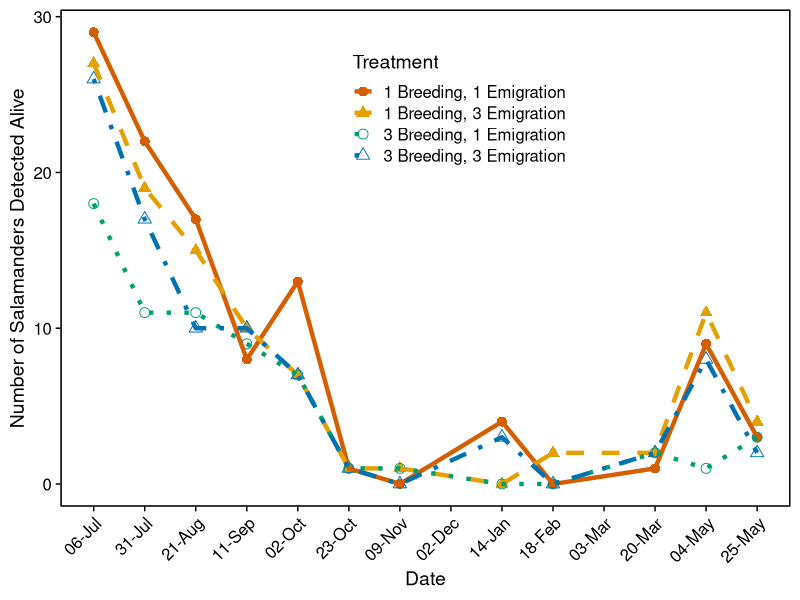
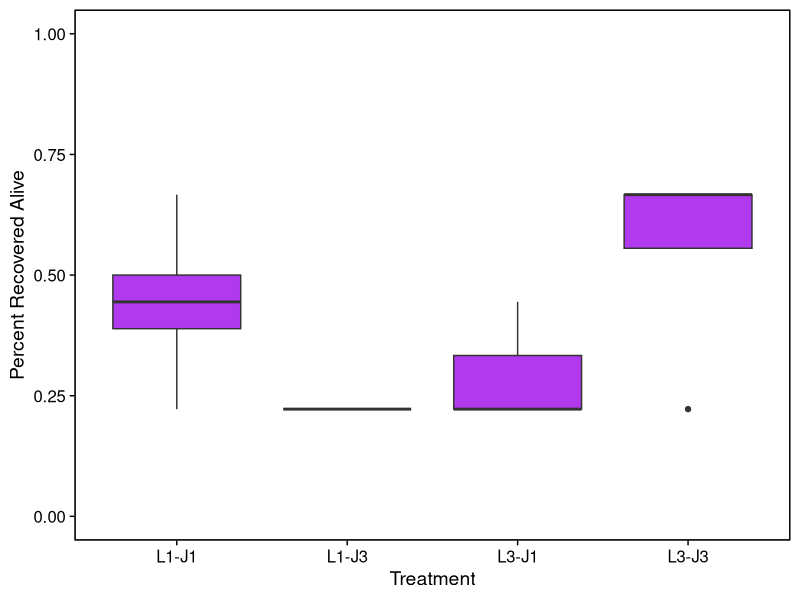

These figures' R source, in order: (Note: this script raises an error after producing the figures.)
## Load Packages:
## --------------
if(!require(tidyr)) install.packages('tidyr'); library("tidyr")
if(!require(readxl)) install.packages('readxl'); library("readxl")
if(!require(ggplot2)) install.packages('ggplot2'); library("ggplot2")
if(!require(dplyr)) install.packages('dplyr'); library("dplyr")
if(!require(viridis)) install.packages('viridis'); library("viridis")

## --------------
#Nick's IPR theme
my_theme2 <- function()
{
  cowplot::theme_cowplot() %+replace%
    theme(panel.background = element_rect(color = "black", size=0.75,
                                          linetype=1),
          panel.border = element_rect(colour = "black", fill=NA, size=0.75),
          axis.line=element_blank(),
          strip.background=element_rect(fill='white'),
          strip.text=element_text(size=12, face='bold'))
}

## Import Data:
## --------------------------------

ao_recaps <- read_excel("Data/AMOP/Recap_Database_2019-2020-Experiments_Master_20200125.xlsx", sheet=2,na=c("NA", ""))## recapture data
ao_penID <- read_excel("Data/AMOP/Pens_Assignments_2019-2020-Experiments.xlsx", na=c("NA", ""))
ao_endfates<-read_excel("Data/AMOP/BreakdownFates_2019-2020-Experiments.xlsx",na=c("NA",""))
ao_sex<-read_excel("Data/AMOP/Siegel Salamander data.xlsx",na=c("NA",""))
ao_endfates<-merge(ao_endfates,ao_sex,by="PIT_Tag")
ao_endfates<-merge(ao_endfates,ao_penID,by=c("PIT_Tag","Juv.Treat","Juv.Pen","Treatment","Species"))

## initial pen assignments

## --------------------------------

## Format/Merge Data:
## ------------------
DOY.adj <- 157                           ## Standardize DOY to date of first release- 07 June 2019

ao_recaps<-ao_recaps%>%
  filter(!grepl("Arianne",Notes) | is.na(Notes)== T)%>%
  mutate(DOY = as.numeric(format(as.Date(as.character(Recap_Date),"%Y-%m-%d"),"%j")),
         DOY_adj = ifelse(DOY >= DOY.adj, yes=DOY-(DOY.adj-1), no=DOY+(365-DOY.adj+1)),
         Rel.DOY = as.numeric(format(as.Date(as.character(Release),"%Y-%m-%d"),"%j")),
         Rel.DOY_adj = ifelse(Rel.DOY >= DOY.adj, yes=Rel.DOY-(DOY.adj-1), no=Rel.DOY+(365-DOY.adj+1)),
         Recap_Loc = as.character(Recap_Loc),
         Rc.Block = sapply(strsplit(Recap_Loc, ","), function(x) x[1]),
         Rc.Pen = sapply(strsplit(Recap_Loc, ","), function(x) x[2]),
         Rc.Micro = sapply(strsplit(Recap_Loc, ","), function(x) x[3]),
         Moved = ifelse(is.na(Moved)==T, yes=0, no=Moved),
         Visual = ifelse(is.na(Visual)==T | Visual==2, yes=0, no=Visual),
         Burr_Vis = ifelse(is.na(Burr_Vis)==T, yes=0, no=Burr_Vis),
         Pre.Alive = (Moved + Visual + Burr_Vis),
         Pre.Alive = ifelse(Pre.Alive >= 1, yes=1, no=0))
ao_recaps<-ao_recaps%>%
         mutate_if(sapply(ao_recaps, is.character), as.factor)

ao_penID1<-ao_penID%>%
  select("PIT_Tag","Species","Juv.Pen","Juv.Treat")%>%
  mutate(Rel.Block = sapply(strsplit(Juv.Pen, ","), function(x) x[1]),
  Rel.Pen = sapply(strsplit(Juv.Pen, ","), function(x) x[2]))
ao_penID1<-ao_penID1%>%
  mutate_if(sapply(ao_penID1, is.character), as.factor)

ao_df <- merge(ao_recaps, ao_penID1, by=c("PIT_Tag","Species"),all=T)

## Summarize/Visualize Data:
## -------------------------

## Plot Recap Data by Opacum Variation Treatment
ao_alive <- ao_df%>%
  filter(!(Period%in%c("R1","R2","R3")) & as.factor(Juv.Treat)%in%c("L3-J1","L3-J3","L1-J1","L1-J3"))%>%
  filter(Visual==1 | Moved == 1 | Burr_Vis == 1 )%>%
  distinct(PIT_Tag,Period,.keep_all = TRUE)%>%
  droplevels()

ao_plotdat<-ao_alive%>%
  group_by(Period,Juv.Treat,Juv.Pen)%>%
  summarise(Count=n_distinct(PIT_Tag))

ao_dat <- as.data.frame(table(ao_alive$Period, ao_alive$Juv.Treat))
colnames(ao_dat) <- c("Period", "Treatment","Freq")  

period_dates<-ao_recaps%>%
  group_by(as.numeric(as.character(Period)))%>%
  summarise(FirstDate=min(Recap_Date))
period_dates<-na.omit(period_dates) #why is there an NA for June 7?
period_dates$dayMonth<-format(as.Date(as.character(period_dates$FirstDate),"%Y-%m-%d"),"%d-%b")#calculate Julian Date
cbbPalette <- c("#D55E00","#E69F00", "#009E73", "#0072B2")

#png("opacum_var.png",res=600,height=5,width=5,units="in")
ggplot(ao_dat,aes(as.numeric(as.character(Period)),Freq,shape=Treatment,linetype=Treatment,color=Treatment,group=Treatment))+
  geom_point(size=3)+
  geom_line(size=1.5)+
  scale_shape_manual(values=c(16,17,1,2),labels=c("1 Breeding, 1 Emigration", 
                                                  "1 Breeding, 3 Emigration", 
                                                  "3 Breeding, 1 Emigration",
                                                  "3 Breeding, 3 Emigration"))+
  scale_linetype_manual(values=1:4,labels=c("1 Breeding, 1 Emigration", 
                                             "1 Breeding, 3 Emigration", 
                                             "3 Breeding, 1 Emigration",
                                             "3 Breeding, 3 Emigration"))+
  my_theme2()+
  theme(legend.position = c(0.4,0.8),axis.text.x = element_text(angle = 45,hjust = 1))+
  labs(x="Date",y="Number of Salamanders Detected Alive")+
  scale_color_manual(values=cbbPalette,labels=c("1 Breeding, 1 Emigration", 
                                                         "1 Breeding, 3 Emigration", 
                                                         "3 Breeding, 1 Emigration",
                                                         "3 Breeding, 3 Emigration"))+
  scale_x_continuous(breaks=seq(1,length(period_dates$dayMonth),1),labels=(period_dates$dayMonth))
#dev.off()

#final fate plots
ao_endfates$Alive<-ifelse(grepl("alive",ao_endfates$Fate_notes),1,
                         ifelse(grepl("Dead",ao_endfates$Fate_notes),0,NA))
ao_totals<-ao_endfates%>%
  filter(Juv.Treat%in%c("L1-J1","L3-J1","L1-J3","L3-J3"))%>%
  group_by(Juv.Treat,Juv.Pen,Species)%>%
  dplyr::summarise(Total=sum(Alive,na.rm=T))
  
png("juv_opacvar_survival.png",res=600,height=5,width=5,units="in")
ggplot(ao_totals,aes(Juv.Treat,Total/9))+
  geom_boxplot(fill="darkorchid2")+
  my_theme2()+
  labs(y="Percent Recovered Alive",x="Treatment")+
  lims(y=c(0,1))
dev.off()

car::Anova(glm(cbind(Total,9-Total)~Juv.Treat,data=ao_totals,binomial))

## Plot Growth:
## ---------------

ggplot(data=ao_alive, aes(x=as.numeric(as.character(Period)), y=Mass_g, color=Juv.Treat, group=PIT_Tag,linetype=Juv.Treat,shape=Juv.Treat))+
  geom_line() + 
  theme_classic() +
  scale_shape_manual(values=c(16,17,1,2), name="Phenology Treatment") +
  scale_linetype_manual(values=1:4, name="Phenology Treatment") +
  scale_x_continuous(breaks=seq(1,length(period_dates$dayMonth),1),labels=(period_dates$dayMonth))+
  scale_color_manual(values=cbbPalette, name="Phenology Treatment") +
  geom_point(size=3)+
  ylab("Mass (g)") + xlab("Recapture Date") +
  theme(legend.position=c(0.4 ,0.75),axis.text.x = element_text(angle=45,hjust=1)) 


## ---------------


#plot sex by size at metamorphosis
plot(as.numeric(as.factor(Sex))~Meta.Mass.g,ao_endfates,subset=c(Species=="AMOP"))
summary(glm(as.factor(Sex)~Meta.Mass.g,ao_endfates,family=binomial,subset=c(Species=="AMOP")))
